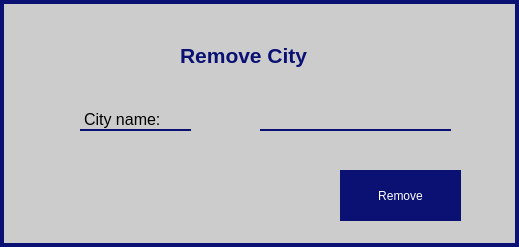
<?xml version="1.0" encoding="UTF-8"?>
<ui version="4.0">
 <class>Dialog</class>
 <widget class="QDialog" name="Dialog">
  <property name="geometry">
   <rect>
    <x>0</x>
    <y>0</y>
    <width>519</width>
    <height>247</height>
   </rect>
  </property>
  <property name="windowTitle">
   <string>Dialog</string>
  </property>
  <property name="styleSheet">
   <string notr="true">background-color: #cccccc;
border-left: 4px solid #0A1172;
border-right: 4px solid #0A1172;
border-bottom: 4px solid #0A1172;
border-top:4px solid #0A1172;</string>
  </property>
  <widget class="QLabel" name="label">
   <property name="geometry">
    <rect>
     <x>180</x>
     <y>40</y>
     <width>171</width>
     <height>31</height>
    </rect>
   </property>
   <property name="font">
    <font>
     <pointsize>16</pointsize>
     <weight>75</weight>
     <bold>true</bold>
    </font>
   </property>
   <property name="styleSheet">
    <string notr="true">border: none;
color: #0a1172;
</string>
   </property>
   <property name="text">
    <string>Remove City</string>
   </property>
  </widget>
  <widget class="QLineEdit" name="cityname">
   <property name="geometry">
    <rect>
     <x>260</x>
     <y>100</y>
     <width>191</width>
     <height>31</height>
    </rect>
   </property>
   <property name="font">
    <font>
     <pointsize>12</pointsize>
    </font>
   </property>
   <property name="styleSheet">
    <string notr="true">border: none;
border-bottom: 2px solid #0A1172;
</string>
   </property>
   <property name="text">
    <string/>
   </property>
  </widget>
  <widget class="QLabel" name="label_2">
   <property name="geometry">
    <rect>
     <x>80</x>
     <y>110</y>
     <width>111</width>
     <height>21</height>
    </rect>
   </property>
   <property name="font">
    <font>
     <pointsize>12</pointsize>
    </font>
   </property>
   <property name="styleSheet">
    <string notr="true">border: none;
border-bottom: 2px solid #0a1172;</string>
   </property>
   <property name="text">
    <string>City name:</string>
   </property>
  </widget>
  <widget class="QPushButton" name="Removebtn">
   <property name="geometry">
    <rect>
     <x>340</x>
     <y>170</y>
     <width>121</width>
     <height>51</height>
    </rect>
   </property>
   <property name="styleSheet">
    <string notr="true">padding: 5px;
background-color: #0A1172;
color: white;</string>
   </property>
   <property name="text">
    <string>Remove</string>
   </property>
  </widget>
 </widget>
 <resources/>
 <connections/>
</ui>
